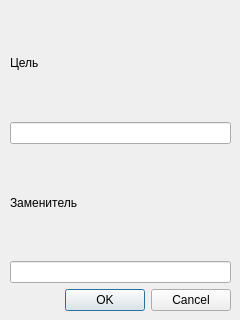
<?xml version="1.0" encoding="UTF-8"?>
<ui version="4.0">
 <class>ReplaceDialog</class>
 <widget class="QDialog" name="ReplaceDialog">
  <property name="geometry">
   <rect>
    <x>0</x>
    <y>0</y>
    <width>240</width>
    <height>320</height>
   </rect>
  </property>
  <property name="windowTitle">
   <string>Dialog</string>
  </property>
  <widget class="QWidget" name="verticalLayoutWidget">
   <property name="geometry">
    <rect>
     <x>10</x>
     <y>10</y>
     <width>221</width>
     <height>301</height>
    </rect>
   </property>
   <layout class="QVBoxLayout" name="mainLayout">
    <item>
     <widget class="QLabel" name="label_2">
      <property name="text">
       <string>Цель</string>
      </property>
     </widget>
    </item>
    <item>
     <widget class="QLineEdit" name="goal"/>
    </item>
    <item>
     <widget class="QLabel" name="label">
      <property name="text">
       <string>Заменитель</string>
      </property>
     </widget>
    </item>
    <item>
     <widget class="QLineEdit" name="replacement"/>
    </item>
    <item>
     <widget class="QDialogButtonBox" name="buttonBox">
      <property name="orientation">
       <enum>Qt::Orientation::Horizontal</enum>
      </property>
      <property name="standardButtons">
       <set>QDialogButtonBox::StandardButton::Cancel|QDialogButtonBox::StandardButton::Ok</set>
      </property>
     </widget>
    </item>
   </layout>
  </widget>
 </widget>
 <resources/>
 <connections>
  <connection>
   <sender>buttonBox</sender>
   <signal>accepted()</signal>
   <receiver>ReplaceDialog</receiver>
   <slot>accept()</slot>
   <hints>
    <hint type="sourcelabel">
     <x>248</x>
     <y>254</y>
    </hint>
    <hint type="destinationlabel">
     <x>157</x>
     <y>274</y>
    </hint>
   </hints>
  </connection>
  <connection>
   <sender>buttonBox</sender>
   <signal>rejected()</signal>
   <receiver>ReplaceDialog</receiver>
   <slot>reject()</slot>
   <hints>
    <hint type="sourcelabel">
     <x>316</x>
     <y>260</y>
    </hint>
    <hint type="destinationlabel">
     <x>286</x>
     <y>274</y>
    </hint>
   </hints>
  </connection>
 </connections>
</ui>
